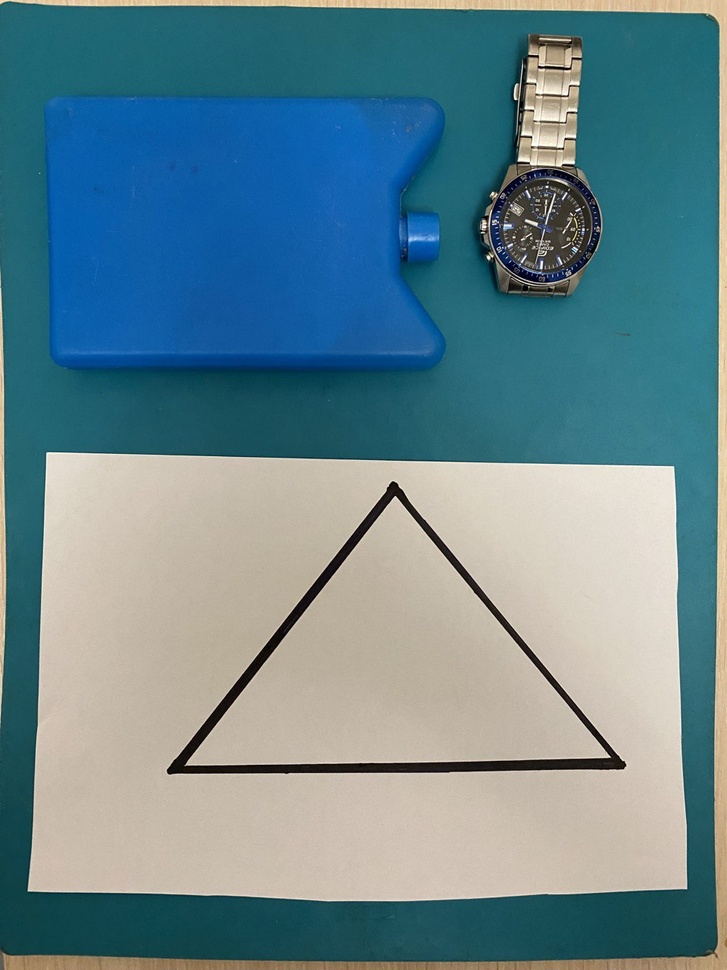
#> input picture data/input/no/test15_bad.jpg, 727 x 970 px, shrunk from 960 x 1280 before the run
$ python -i intelligent-placer.py   (imports and definitions only)
#> lines starting #> are read from the running program, lines starting #| are printed output that depends on the picture; after the words box and inside, x2 and y2 are one past the last pixel; in counts of white or black regions, pixels touching at a corner belong together
from typing import Tuple, Optional

import numpy as np
import cv2


def find_paper_and_polygon_contours(path_to_img: str) -> Tuple[Optional[np.ndarray], Optional[np.ndarray]]:
#> called with path_to_img = '../data/input/no/test15_bad.jpg'
    img = cv2.imread(path_to_img)
#> img is the input picture: shape (970, 727, 3); mean B, G, R 142.2, 133.9, 103.1
    img_hsv = cv2.cvtColor(img, cv2.COLOR_BGR2HSV)
#> img_hsv: shape (970, 727, 3); mean H, S, V 61.7, 122.6, 154.7

    filter = cv2.inRange(img_hsv, np.array([0, 0, 169]), np.array([255, 255, 255]))
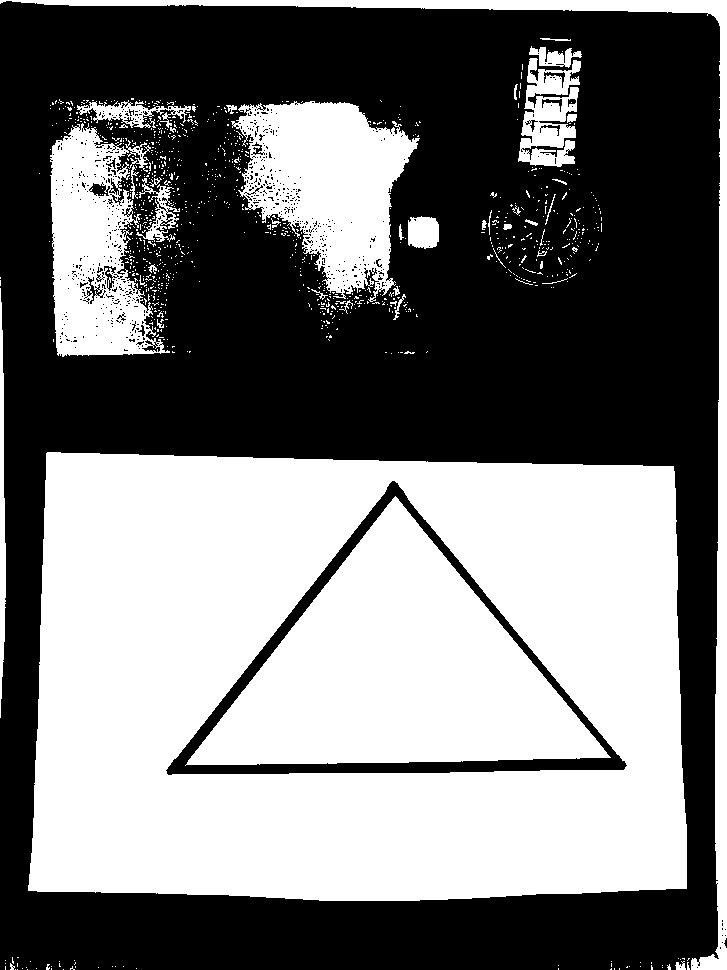
#> filter: shape (970, 727); 47.5% white; 987 white regions (945 under 20 px), largest, box (x1, y1, x2, y2) and area: (28, 452, 687, 901) 211996, (185, 496, 611, 766) 56915, (231, 101, 420, 302) 21401
    st = cv2.getStructuringElement(cv2.MORPH_RECT, (5, 5), (-1, -1))
    filter = cv2.morphologyEx(filter, cv2.MORPH_CLOSE, st)
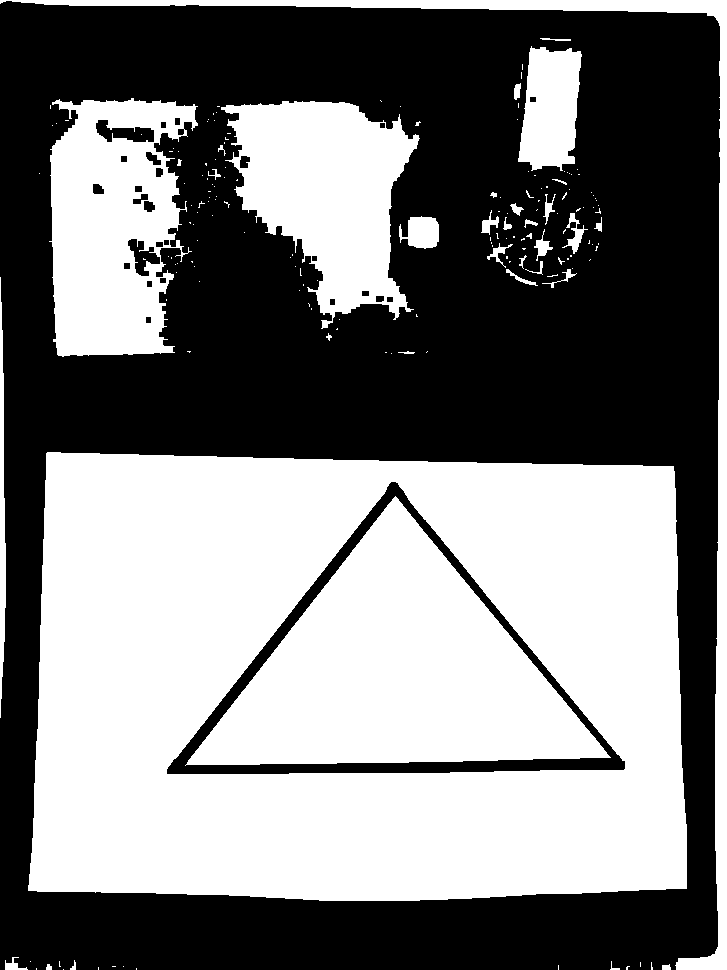
#> filter: shape (970, 727); 49.5% white; 172 white regions (136 under 20 px), largest, box (x1, y1, x2, y2) and area: (28, 452, 687, 901) 212013, (185, 496, 611, 766) 56920, (49, 98, 198, 357) 27307
    st = cv2.getStructuringElement(cv2.MORPH_RECT, (50, 50), (-1, -1))
    filter = cv2.morphologyEx(filter, cv2.MORPH_OPEN, st)
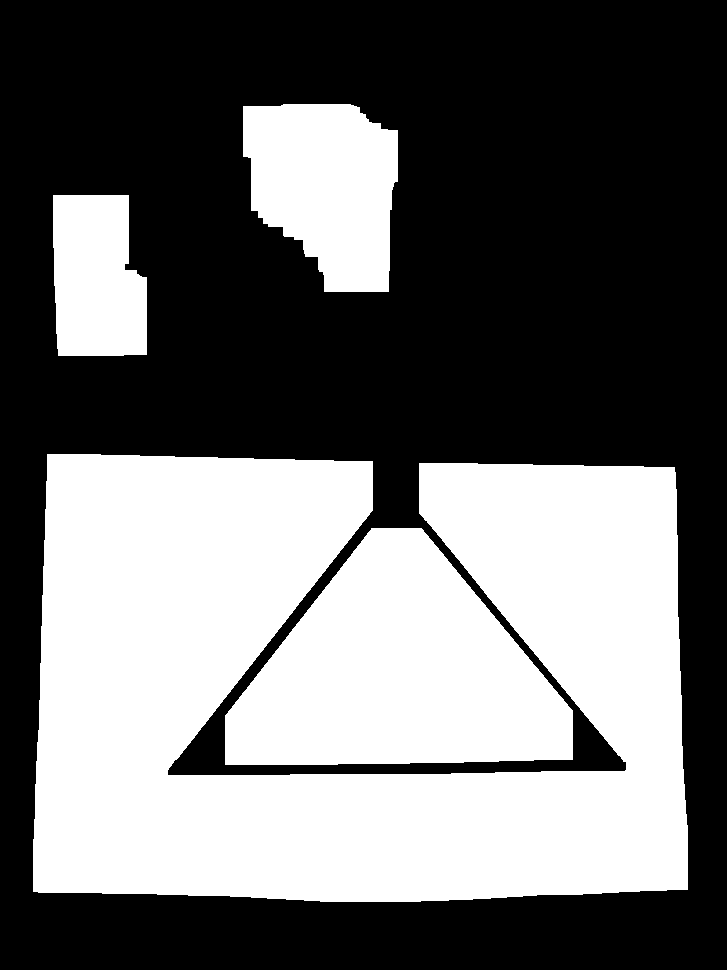
#> filter: shape (970, 727); 42.6% white; 4 white regions

    contours, hierarchy = cv2.findContours(filter, cv2.RETR_TREE, cv2.CHAIN_APPROX_SIMPLE)
#> contours = 4 contours; box (x1, y1, x2, y2) and area: (33, 454, 688, 902) 208693, (225, 528, 573, 765) 53735, (243, 104, 398, 292) 22070, (53, 195, 147, 356) 13165

    good_contours = []
    cx = []
    cy = []
    polygon_contours = None
    area_contours = []

    min_contour_area = 10_000
    prox_measure = 14

    for cnt in contours:
        contour_area = cv2.contourArea(cnt)
        if contour_area > min_contour_area:
            area_contours.append(contour_area)
            good_contours.append(cnt)
            M = cv2.moments(cnt)
            cx.append(int(M['m10'] / (M['m00'] + 1e-5)))
            cy.append(int(M['m01'] / (M['m00'] + 1e-5)))
#> this loop made 4 passes
#> contour_area on passes 1 to 4: 53735, 208693, 13165, 22070
#> after the loop, area_contours = [53735, 208693, 13165, 22070]; cx = [397, 345, 96, 325]; cy = [673, 682, 278, 186]; good_contours has the same summary as contours

    for i in range(len(good_contours) - 1):
        if np.linalg.norm([cx[i] - cx[i + 1], cy[i] - cy[i + 1]]) < prox_measure:
            polygon_contours = good_contours[i]
            good_contours.pop(i + 1)
            good_contours.pop(i)
#> this loop made 3 passes

    idx = area_contours.index(max(area_contours))
#> idx = 1
    paper_contours = good_contours[idx]
#> paper_contours = contour of 353 points, box (x1, y1, x2, y2) (33, 454, 688, 902), area 208693

    return polygon_contours, paper_contours

>>> result = find_paper_and_polygon_contours('../data/input/no/test15_bad.jpg')

$ run again, on data/input/no/test16.jpg
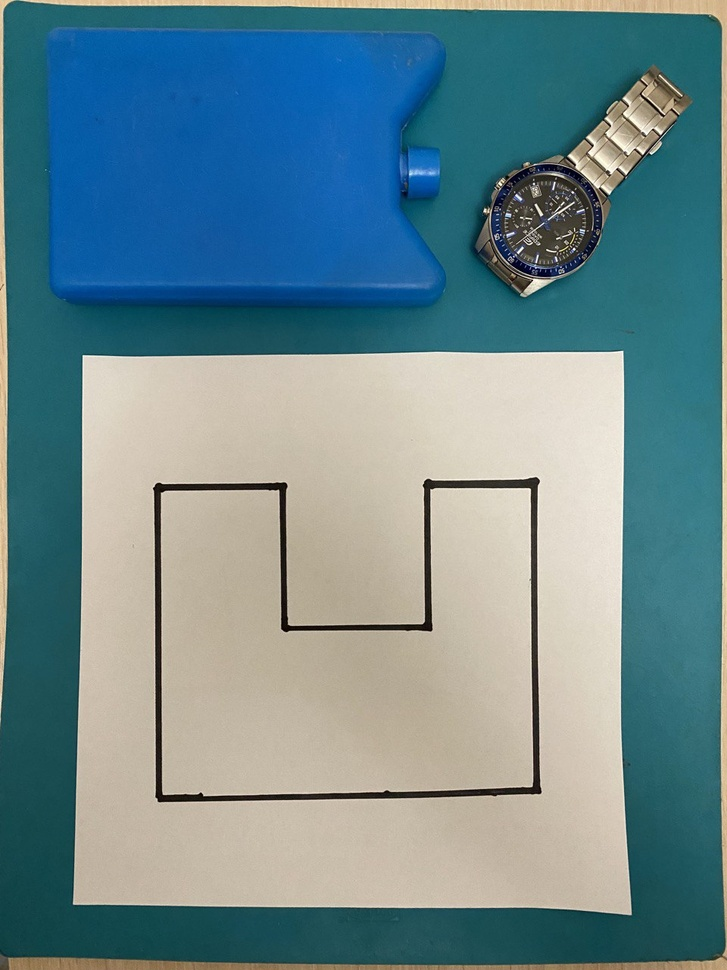
#> input picture data/input/no/test16.jpg, 727 x 970 px, shrunk from 960 x 1280 before the run
#> in find_paper_and_polygon_contours, img is the input picture: shape (970, 727, 3); mean B, G, R 142, 136.4, 107.5
#> img_hsv: shape (970, 727, 3); mean H, S, V 59.8, 117.9, 155.8
#> in find_paper_and_polygon_contours, `filter = cv2.inRange(img_hsv, np.array([0, 0, 169]), np.array([255, 25..`:
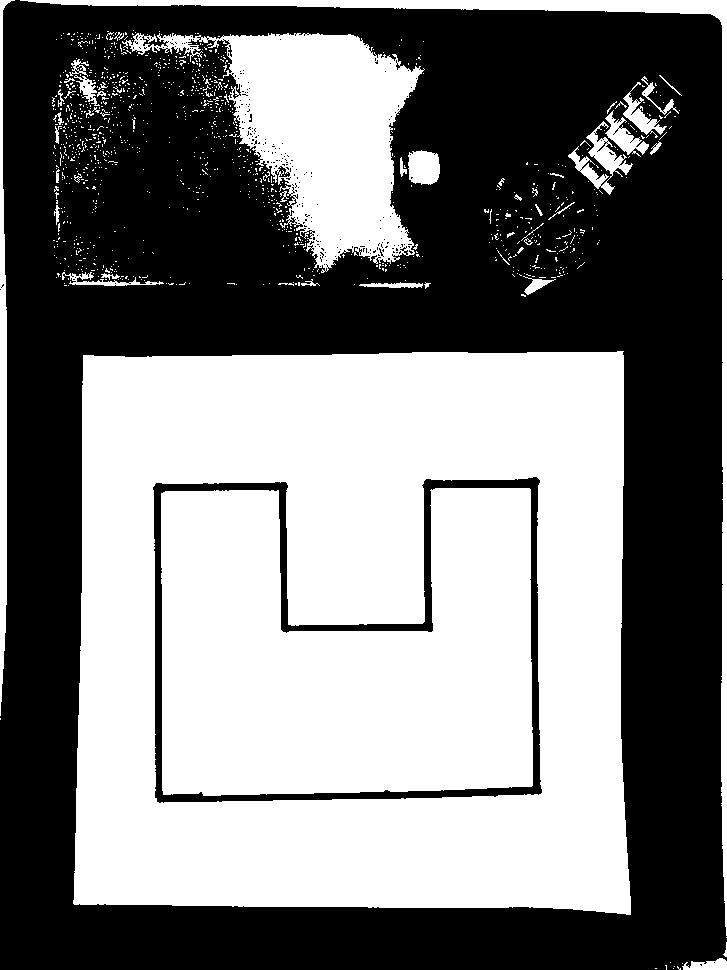
#> filter: shape (970, 727); 48.8% white; 1111 white regions (1059 under 20 px), largest, box (x1, y1, x2, y2) and area: (73, 351, 631, 915) 198967, (161, 488, 533, 796) 90581, (122, 33, 425, 273) 30955
#> in find_paper_and_polygon_contours, `filter = cv2.morphologyEx(filter, cv2.MORPH_OPEN, st)`:
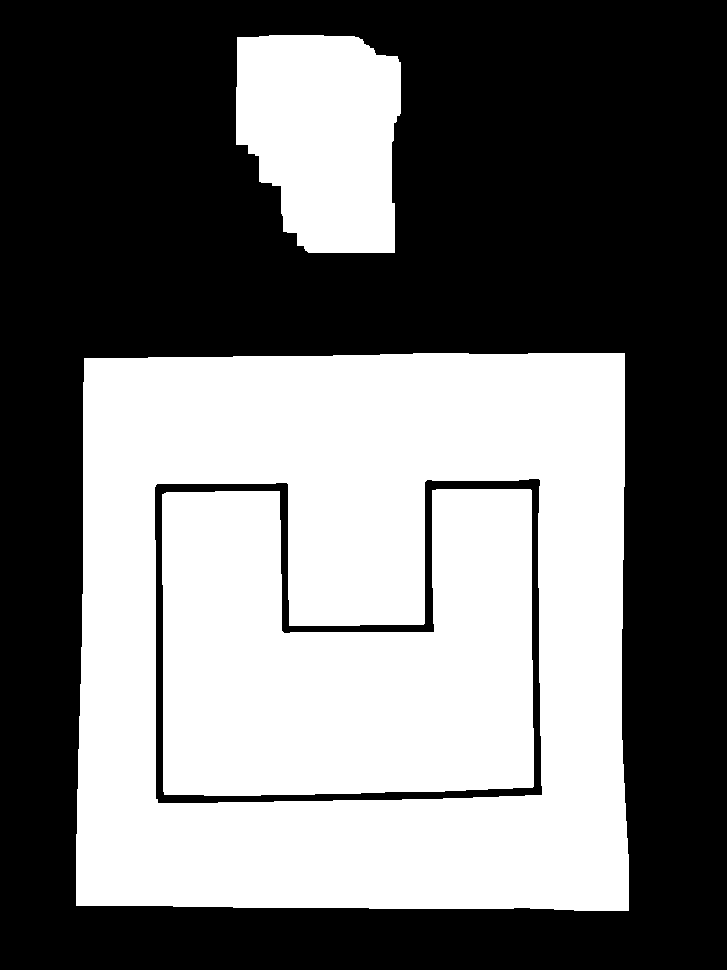
#> filter: shape (970, 727); 45.2% white; 3 white regions
#> contours = 4 contours; box (x1, y1, x2, y2) and area: (76, 353, 629, 911) 299704, (154, 478, 543, 804) 103052, (162, 489, 534, 796) 89769, (236, 35, 401, 253) 29440
#> the loop in find_paper_and_polygon_contours, `for cnt in contours:` made 4 passes
#> contour_area on passes 1 to 4: 299704, 103052.5, 89769, 29440.5
#> after the loop in find_paper_and_polygon_contours, `for cnt in contours:`: area_contours = [299704, 103052.5, 89769, 29440.5]; cx = [352, 345, 344, 322]; cy = [632, 657, 660, 135]; good_contours has the same summary as contours
#> the loop in find_paper_and_polygon_contours, `for i in range(len(good_contours) - 1):` made 3 passes
#> after the loop in find_paper_and_polygon_contours, `for i in range(len(good_contours) - 1):`: good_contours = 2 contours; box (x1, y1, x2, y2) and area: (76, 353, 629, 911) 299704, (236, 35, 401, 253) 29440
#> idx = 0
#> paper_contours = contour of 68 points, box (x1, y1, x2, y2) (76, 353, 629, 911), area 299704
#> result = 2 contours; box (x1, y1, x2, y2) and area: (76, 353, 629, 911) 299704, (154, 478, 543, 804) 103052
